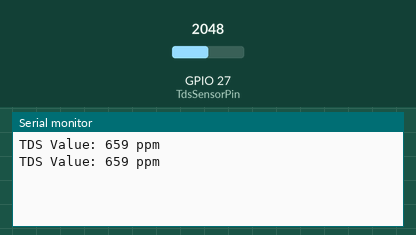
A sketch run on a simulated ESP32. Shown: the last lines printed to the serial monitor. The test bench sets the inputs (shaded band); at power-on: GPIO 27 (TdsSensorPin) = 2048.

Above: at 3.8 s.
3.9 s: GPIO 27 (TdsSensorPin) set to 2866
At 6.5 s:
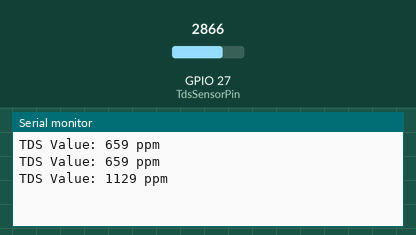
7.8 s: GPIO 27 (TdsSensorPin) set to 3603
At 10.0 s:
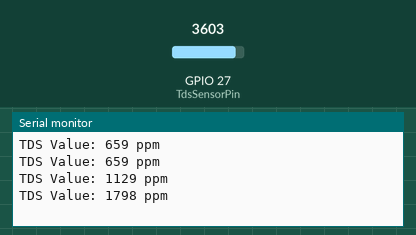
Timing chart, 0 to 11.5 s (numbered marks = the images above; inputs shaded):
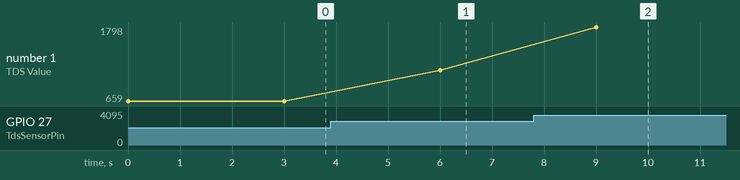

Measured:
- after the input at 3.9 s, the serial monitor: prints a new line after 2.1 s (image 1)
- after the input at 7.8 s, the serial monitor: prints a new line after 1.2 s (image 2)
- plotted number 1: 659 → 1129 after the input at 3.9 s, 1129 → 1798 after the input at 7.8 s

The sketch:

TDS_Simple.ino
```cpp
#define TdsSensorPin 27
#define VREF 3.3              // analog reference voltage(Volt) of the ADC

float voltage = 0;
float tdsValue = 0;
float temperature = 25;       // current temperature for compensation

void setup() {
  Serial.begin(115200);
  pinMode(TdsSensorPin,INPUT);
}

void loop() {
    float tdsSensorRead = analogRead(TdsSensorPin);    //read the analog value and store into the buffer
      // read the analog value more stable by the median filtering algorithm, and convert to voltage value
    voltage = tdsSensorRead * (float)VREF / 4096.0;

    float compensationCoefficient = 1.0+0.02*(temperature-25.0);
    //temperature compensation
    float compensationVoltage = voltage/compensationCoefficient;
    //convert voltage value to tds value
    tdsValue=(133.42*compensationVoltage*compensationVoltage*compensationVoltage - 255.86*compensationVoltage*compensationVoltage + 857.39*compensationVoltage)*0.5;

    Serial.print("TDS Value: ");
    Serial.print(tdsValue,0);
    Serial.println(" ppm");

    delay(3000);
}
```
